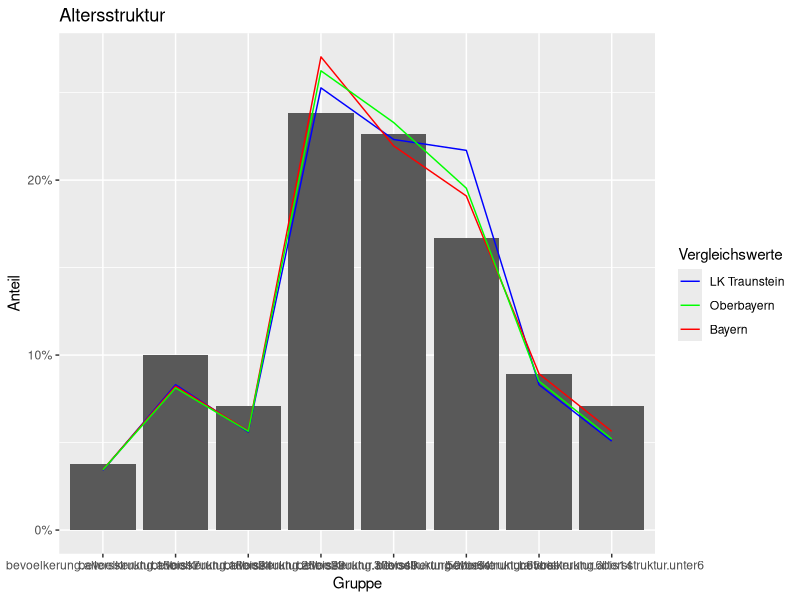

Reproduce this figure in R. (Note: this script raises an error after producing the figure.)
# Libraries ---------------------------------------------------------------
library(dplyr)
library(tidyr)
library(ggplot2)

# Load and clean data -----------------------------------------------------
raw_data = read.csv('GDH2016_Daten_xlsx.csv', sep=';', stringsAsFactors = F)
colnames(raw_data)[2:4] = c('Regional.Schluessel', 'Gemeinde.Schluessel.Nr', 'Vgem.Schluessel')
data = raw_data[!is.na(raw_data$Gemeinde.Schluessel.Nr) & raw_data$Bezeichnung != "Gemeindefreie Gebiete", ]

rm(raw_data)

# Convert non-alphanumeric values to NA
data[data == '•'] = NA

# Load column names and insert them into data. Filter ---------------------
headers = read.csv('spaltennr_labels.csv', sep=',', header = F, stringsAsFactors = F)
COLLABELS = as.list(headers[2, ])
names(COLLABELS) = as.character(headers[2, ])
colnames(data)[startsWith(colnames(data), 'Spalte')] <- COLLABELS

# Filter variables
vars = headers[3, ] %>% as.numeric() %>% as.logical()
vars = COLLABELS[vars] %>% as.character()
data = data %>%
  select(c("Laufende.Nummer", "Regional.Schluessel", "Gemeinde.Schluessel.Nr", "Bezeichnung", vars))


# Add information about regions -------------------------------------------
# Regierungsbezirke
data$Regierungsbezirk = data$Regional.Schluessel %>%
  substr(1, 2) %>%
  sapply(function(schl) {
    switch(schl,
           "91" = "Oberbayern",
           "92" = "Niederbayern",
           "93" = "Oberpfalz",
           "94" = "Oberfranken",
           "95" = "Mittelfranken",
           "96" = "Unterfranken",
           "97" = "Schwaben")
  })

# Landkreise
reg_gemeinden <- read.csv('./reginalschl_gemeinden.csv', sep=';', stringsAsFactors = F)
reg_kreis <- reg_gemeinden %>%
  filter(!is.na(rs_kreis) & is.na(rs_vb)) %>%
  mutate(rs_rb_kreis = paste(rs_rb, rs_kreis, sep='')) %>%
  select(rs_gemeindename, rs_rb_kreis)

get_lk_by_regschl <- function(regschl) {
  reg_kreis %>%
    filter(rs_rb_kreis == substr(regschl, 2, 4)) %>%
    select(rs_gemeindename) %>%
    as.list() %>%
    as.character()
}

data$Landkreis <- data$Regional.Schluessel %>%
  sapply(get_lk_by_regschl)


# Prepare variables -------------------------------------------------------
collabels = COLLABELS %>% as.character()

# Altersstruktur
vars.altersstruktur = collabels[collabels %>% startsWith("bevoelkerung.altersstruktur")]
vars.altersstruktur.rel = sapply(vars.altersstruktur, paste, ".rel", sep='')
for(altersgruppe in vars.altersstruktur) {
  data[, paste0(altersgruppe, ".rel")] = data[, altersgruppe]/rowSums(data[, vars.altersstruktur])
}


# Plot Altersstruktur -----------------------------------------------------
bayern.altersstruktur.rel = data %>%
  select(vars.altersstruktur.rel) %>%
  colMeans() %>%
  append(c(Bezeichnung = "Bayern"), .)
oberbayern.altersstruktur.rel = data %>%
  filter(Regierungsbezirk == "Oberbayern") %>%
  select(vars.altersstruktur.rel) %>%
  colMeans() %>%
  append(c(Bezeichnung = "Oberbayern"), .)
traunstein.altersstruktur.rel = data %>%
  filter(Landkreis == "Traunstein") %>%
  select(vars.altersstruktur.rel) %>%
  colMeans() %>%
  append(c(Bezeichnung = "LK Traunstein"), .)

data.altersstruktur = data %>%
  filter(Bezeichnung == "Engelsberg") %>%
  select(c("Bezeichnung", vars.altersstruktur.rel)) %>%
  rbind(bayern.altersstruktur.rel, oberbayern.altersstruktur.rel, traunstein.altersstruktur.rel)

data.altersstruktur[, colnames(data.altersstruktur) != "Bezeichnung"] = data.altersstruktur[, colnames(data.altersstruktur) != "Bezeichnung"] %>%
  sapply(as.numeric)

data.altersstruktur = data.altersstruktur %>%
  gather("Gruppe", "Anteil", -Bezeichnung) %>%
  # filter(Bezeichnung %in% c("Engelsberg", "Bayern")) %>%
  mutate(Gruppe = replace(Gruppe, Gruppe == "bevoelkerung.altersstruktur.unter6.rel", "< 6")) %>%
  mutate(Gruppe = replace(Gruppe, Gruppe == "bevoelkerung.altersstruktur.6bis14.rel", "6-14")) %>%
  mutate(Gruppe = replace(Gruppe, Gruppe == "bevoelkerung.altersstruktur.15bis17.rel", "15-17")) %>%
  mutate(Gruppe = replace(Gruppe, Gruppe == "bevoelkerung.altersstruktur.18bis24.rel", "18-24")) %>%
  mutate(Gruppe = replace(Gruppe, Gruppe == "bevoelkerung.altersstruktur.25bis29.rel", "25-29")) %>%
  mutate(Gruppe = replace(Gruppe, Gruppe == "bevoelkerung.altersstruktur.30bis49.rel", "30-49")) %>%
  mutate(Gruppe = replace(Gruppe, Gruppe == "bevoelkerung.altersstruktur.50bis64.rel", "50-64")) %>%
  mutate(Gruppe = replace(Gruppe, Gruppe == "bevoelkerung.altersstruktur.65bis.rel", "ab 65"))

data.altersstruktur %>%
  filter(Bezeichnung == "Engelsberg") %>%
  ggplot(aes(x = Gruppe, y = Anteil)) +
  geom_bar(stat = 'identity') +
  geom_line(data = data.altersstruktur %>% filter(Bezeichnung == "LK Traunstein"), aes(group = 1, color = "blue")) +
  geom_line(data = data.altersstruktur %>% filter(Bezeichnung == "Oberbayern"), aes(group = 1, color = "red")) +
  geom_line(data = data.altersstruktur %>% filter(Bezeichnung == "Bayern"), aes(group = 1, color = "green")) +
  scale_colour_manual(name = 'Vergleichswerte', values = c('blue' = 'blue', 'red' = 'red', 'green' = 'green'), labels = c('LK Traunstein', 'Oberbayern', 'Bayern')) +
  scale_y_continuous(labels = scales::percent) +
  ggtitle("Altersstruktur")
  


# loop --------------------------------------------------------------------
highlight = "Engelsberg"
Landkreis = "Traunstein"

for(v in COLLABELS[52]) {
  v = as.character(v)
  
  data.vector = data %>%
    filter(Landkreis == Landkreis) %>%
    select(v)
  
  data.vector = data.vector[!is.na(data.vector)] %>%
    as.numeric
  
  lower_break = data.vector %>%
    min()
  upper_break <- data.vector %>%
    quantile(0.99)
  # quantile(1)
  breaks = seq(lower_break, upper_break, length.out = 30)
  
  image = data %>%
    filter(Landkreis == Landkreis) %>%
    select(v) %>%
    mutate(!!v := ifelse(.[[v]] > upper_break, upper_break, .[[v]])) %>%
    ggplot(aes_string(x = v)) +
    geom_histogram() +
    geom_vline(xintercept = data %>%
                 filter(Bezeichnung == highlight) %>%
                 select(v) %>%
                 as.numeric())
  
  ggsave(filename = paste0('plots/plot_', v, '.png'), plot = image, width = 10, height = 8)
}
